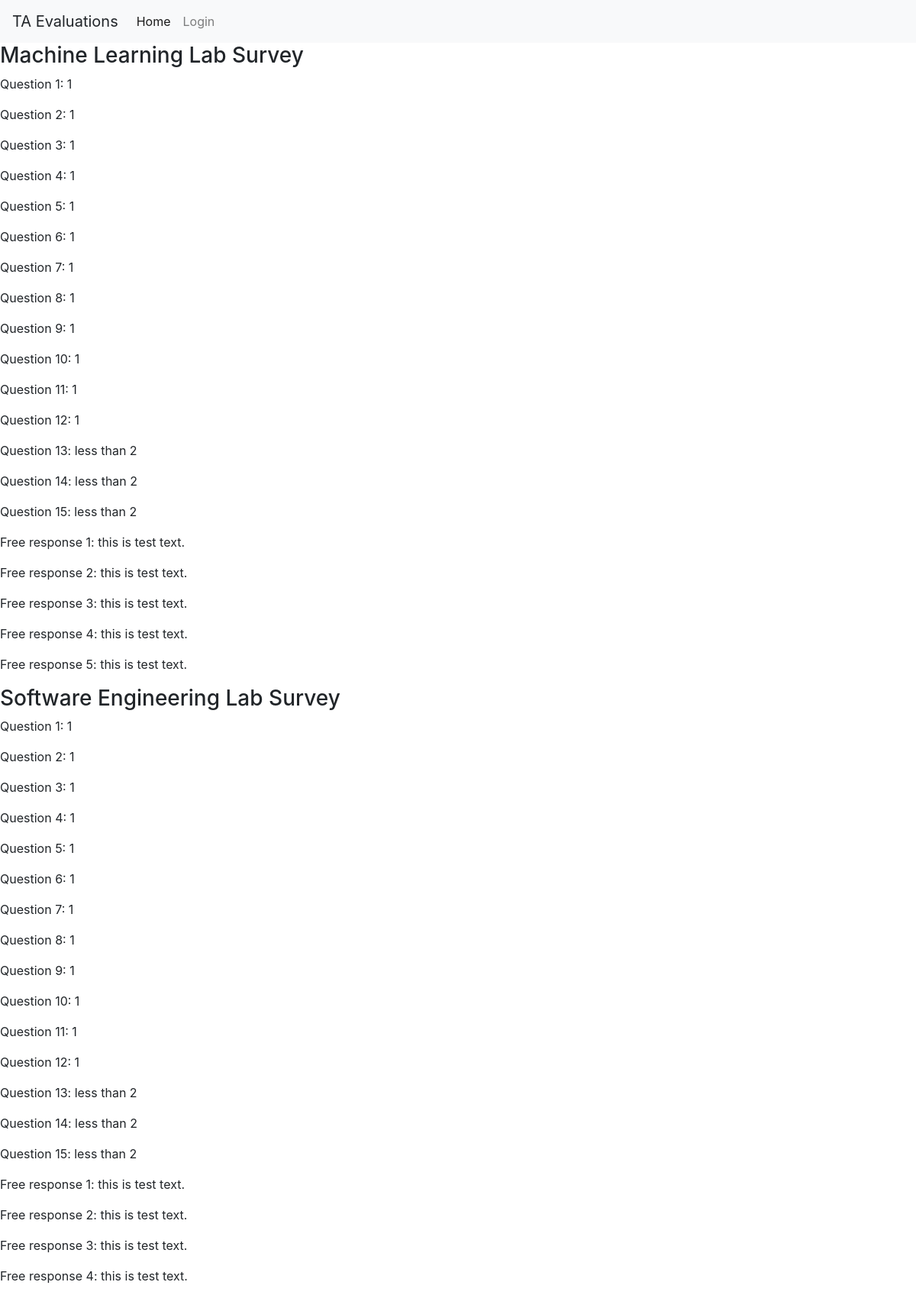
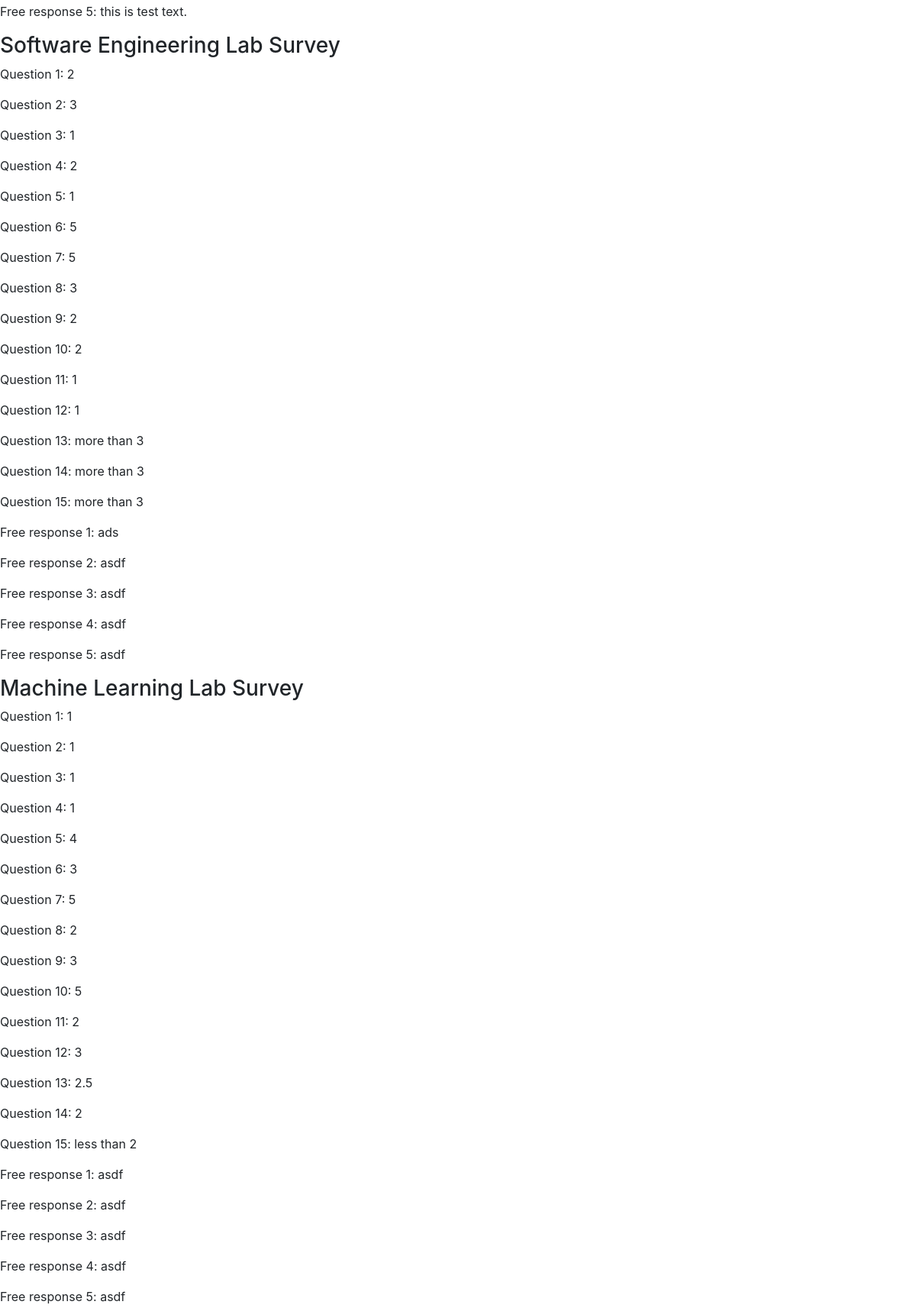
Screenshot of /ta/results/ (upper part) with the database file from the repository (2 pictures, top to bottom).
### ta/models.py (models this page shows)
class Survey(models.Model):
	user = models.ForeignKey(settings.AUTH_USER_MODEL, default=1, on_delete=models.CASCADE)
	lab = models.ForeignKey(Lab, on_delete=models.CASCADE, related_name='lab',null=True)
	student = models.ForeignKey(Student, on_delete=models.CASCADE, related_name='student', null=True)
	q0= MultiSelectField(choices=MY_CHOICES, max_choices=1, default=[])
	q1= MultiSelectField(choices=MY_CHOICES, max_choices=1, default=[])
	q2= MultiSelectField(choices=MY_CHOICES, max_choices=1, default=[])
	q3= MultiSelectField(choices=MY_CHOICES, max_choices=1, default=[])
	q4= MultiSelectField(choices=MY_CHOICES, max_choices=1, default=[])
	q5= MultiSelectField(choices=MY_CHOICES, max_choices=1, default=[])
	q6= MultiSelectField(choices=MY_CHOICES, max_choices=1, default=[])
	q7= MultiSelectField(choices=MY_CHOICES, max_choices=1, default=[])
	q8= MultiSelectField(choices=MY_CHOICES, max_choices=1, default=[])
	q9= MultiSelectField(choices=MY_CHOICES, max_choices=1, default=[])
	q10= MultiSelectField(choices=MY_CHOICES, max_choices=1, default=[])
	q11= MultiSelectField(choices=MY_CHOICES, max_choices=1, default=[])
	q12= MultiSelectField(choices=MY_CHOICES2, max_choices=1, default=[])
	q13= MultiSelectField(choices=MY_CHOICES2, max_choices=1, default=[])
	q14= MultiSelectField(choices=MY_CHOICES2, max_choices=1, default=[])
	f1= models.TextField(blank=True,null=True)
	f2= models.TextField(blank=True,null=True)
	f3= models.TextField(blank=True,null=True)
	f4= models.TextField(blank=True,null=True)
	f5= models.TextField(blank=True,null=True)

class Lab(models.Model):
	term = models.IntegerField(blank=True)
	class_number = models.IntegerField(blank=True)
	subject = models.CharField(max_length=100, blank=True)
	catalog = models.CharField(max_length=100, blank=True)
	title = models.CharField(max_length=400, blank=True)
	section = models.IntegerField(blank=True)
	instructor = models.CharField(max_length=150, blank=True)
	def __str__(self):
		return self.title

### ta/views.py (the view)
# urls.py: path('results/', views.results, name='results')
def results(request):
	answers = Survey.objects.all()
	context = {
		'answers' : answers
	}
	return render(request, "ta/results.html",context)

### ta/templates/ta/results.html (shortened to what this page needs)
<!doctype html>
<link rel="stylesheet" href="https://stackpath.bootstrapcdn.com/bootstrap/4.3.1/css/bootstrap.min.css">
{% load static %}
<nav class="navbar navbar-expand-lg navbar-light bg-light">
  <a class="navbar-brand" >TA Evaluations</a>
  <div class="collapse navbar-collapse" id="navbarSupportedContent">
    <ul class="navbar-nav mr-auto">
      <li class="nav-item active">
        <a class="nav-link" href="{% url 'index' %}">Home <span class="sr-only">(current)</span></a>
      </li>
      <li class="nav-item">
        <a class="nav-link" href="{% url 'login' %}" tabindex="-1" >Login</a>
      </li>
    </ul>
  </div>
</nav>
{% load static %}
{% for i in answers %}
	<h3> {{i.lab}} Survey </h3>
	<p> Question 1: {{i.q0}} </p>
	<p> Question 2: {{i.q1}} </p>
	<p> Question 3: {{i.q2}} </p>
	<p> Question 4: {{i.q3}} </p>
	<p> Question 5: {{i.q4}} </p>
	<p> Question 6: {{i.q5}} </p>
	<p> Question 7: {{i.q6}} </p>
	<p> Question 8: {{i.q7}} </p>
	<p> Question 9: {{i.q8}} </p>
	<p> Question 10: {{i.q9}} </p>
	<p> Question 11: {{i.q10}} </p>
	<p> Question 12: {{i.q11}} </p>
	<p> Question 13: {{i.q12}} </p>
	<p> Question 14: {{i.q13}} </p>
	<p> Question 15: {{i.q14}} </p>
	<p> Free response 1: {{i.f1}} </p>
	<p> Free response 2: {{i.f2}} </p>
	<p> Free response 3: {{i.f3}} </p>
	<p> Free response 4: {{i.f4}} </p>
	<p> Free response 5: {{i.f5}} </p>
{% endfor %}

### rows the page displays
Survey: lab "Machine Learning Lab", q0 "1", q1 "1", q2 "1", q3 "1", q4 "1", q5 "1", q6 "1", q7 "1", q8 "1", q9 "1", q10 "1", q11 "1", q12 "less than 2", q13 "less than 2", q14 "less than 2", f1 "this is test text.", f2 "this is test text.", f3 "this is test text.", f4 "this is test text.", f5 "this is test text."
Survey: lab "Software Engineering Lab", q0 "1", q1 "1", q2 "1", q3 "1", q4 "1", q5 "1", q6 "1", q7 "1", q8 "1", q9 "1", q10 "1", q11 "1", q12 "less than 2", q13 "less than 2", q14 "less than 2", f1 "this is test text.", f2 "this is test text.", f3 "this is test text.", f4 "this is test text.", f5 "this is test text."
Survey: lab "Software Engineering Lab", q0 "2", q1 "3", q2 "1", q3 "2", q4 "1", q5 "5", q6 "5", q7 "3", q8 "2", q9 "2", q10 "1", q11 "1", q12 "more than 3", q13 "more than 3", q14 "more than 3", f1 "ads", f2 "asdf", f3 "asdf", f4 "asdf", f5 "asdf"
Survey: lab "Machine Learning Lab", q0 "1", q1 "1", q2 "1", q3 "1", q4 "4", q5 "3", q6 "5", q7 "2", q8 "3", q9 "5", q10 "2", q11 "3", q12 "2.5", q13 "2", q14 "less than 2", f1 "asdf", f2 "asdf", f3 "asdf", f4 "asdf", f5 "asdf"
